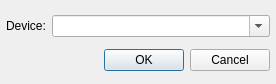
<?xml version="1.0" encoding="UTF-8"?>
<ui version="4.0">
 <class>Oss4SettingsDialog</class>
 <widget class="QDialog" name="Oss4SettingsDialog">
  <property name="geometry">
   <rect>
    <x>0</x>
    <y>0</y>
    <width>276</width>
    <height>84</height>
   </rect>
  </property>
  <property name="windowTitle">
   <string>OSS4 Plugin Settings</string>
  </property>
  <layout class="QGridLayout">
   <property name="leftMargin">
    <number>6</number>
   </property>
   <property name="topMargin">
    <number>9</number>
   </property>
   <property name="rightMargin">
    <number>6</number>
   </property>
   <property name="bottomMargin">
    <number>6</number>
   </property>
   <property name="spacing">
    <number>6</number>
   </property>
   <item row="0" column="1" colspan="2">
    <widget class="QComboBox" name="deviceComboBox">
     <property name="sizePolicy">
      <sizepolicy hsizetype="Expanding" vsizetype="Fixed">
       <horstretch>0</horstretch>
       <verstretch>0</verstretch>
      </sizepolicy>
     </property>
     <property name="editable">
      <bool>true</bool>
     </property>
    </widget>
   </item>
   <item row="1" column="0" colspan="3">
    <widget class="QDialogButtonBox" name="buttonBox">
     <property name="standardButtons">
      <set>QDialogButtonBox::Cancel|QDialogButtonBox::Ok</set>
     </property>
    </widget>
   </item>
   <item row="0" column="0">
    <widget class="QLabel" name="label">
     <property name="sizePolicy">
      <sizepolicy hsizetype="Maximum" vsizetype="Preferred">
       <horstretch>0</horstretch>
       <verstretch>0</verstretch>
      </sizepolicy>
     </property>
     <property name="text">
      <string>Device:</string>
     </property>
    </widget>
   </item>
  </layout>
 </widget>
 <resources/>
 <connections>
  <connection>
   <sender>buttonBox</sender>
   <signal>accepted()</signal>
   <receiver>Oss4SettingsDialog</receiver>
   <slot>accept()</slot>
   <hints>
    <hint type="sourcelabel">
     <x>179</x>
     <y>51</y>
    </hint>
    <hint type="destinationlabel">
     <x>274</x>
     <y>2</y>
    </hint>
   </hints>
  </connection>
  <connection>
   <sender>buttonBox</sender>
   <signal>rejected()</signal>
   <receiver>Oss4SettingsDialog</receiver>
   <slot>reject()</slot>
   <hints>
    <hint type="sourcelabel">
     <x>231</x>
     <y>46</y>
    </hint>
    <hint type="destinationlabel">
     <x>271</x>
     <y>44</y>
    </hint>
   </hints>
  </connection>
 </connections>
</ui>
